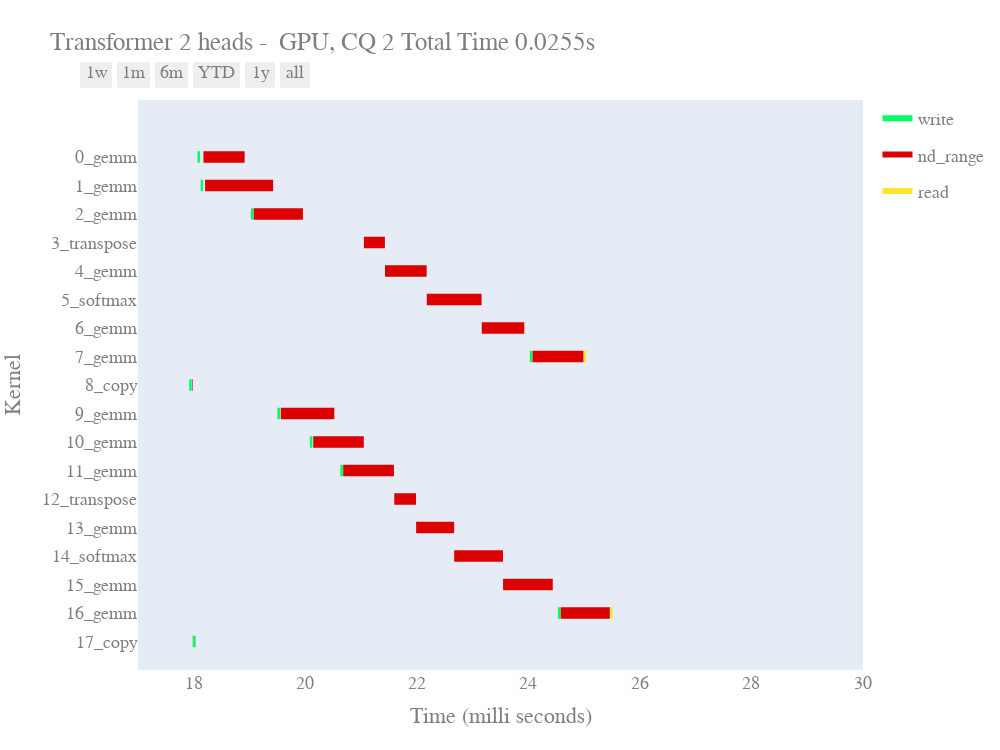

Here is the notebook cell this chart was saved with:
### Code cell
df = []
kernels = {}




for kernel,events in relative_timestamps.items():
    dev = events["device"]
    Task = "{}-{}".format(kernel,dev)
    ##events -> write,read,nd_range
    ##event  -> device_queued,device_start,device-end
#         for interval in intervals:
#             Resource=event
#             Start = now + timedelta(seconds=interval[0])
#             Finish = now + timedelta(seconds=interval[1])
#             df.append(dict(Task=Task,Start=Start,Finish=Finish,Resource=Resource))

    
    if events["write"]["device_start"] > 0:
        #write_overhead_start = to_time_delta(events["write"]["host_queued"])
        write_event_start = write_overhead_end = to_time_delta(events["write"]["device_start"])
        write_event_end = to_time_delta(events["write"]["device_end"])
        #df.append(dict(Task=Task,Start=write_overhead_start,Finish=write_overhead_end,Resource='overhead'))
        df.append(dict(Task=Task,Start=write_event_start,Finish=write_event_end,Resource='write'))
    

    
    
    exec_event_start  = to_time_delta(events["nd_range"]["device_start"])
    exec_event_end = to_time_delta(events["nd_range"]["device_end"])
    df.append(dict(Task=Task,Start=exec_event_start,Finish=exec_event_end,Resource='nd_range'))
    
    
    if events["read"]["device_start"] > 0:
        read_event_start = to_time_delta(events["read"]["device_start"])
        read_overhead_start = read_event_end = to_time_delta(events["read"]["device_end"])
    #read_overhead_end = to_time_delta(events["read"]["host_end"])
        df.append(dict(Task=Task,Start=read_event_start,Finish=read_event_end,Resource='read'))
    #df.append(dict(Task=Task,Start=read_overhead_start,Finish=read_overhead_end,Resource='overhead'))
    

#print(df)
    
    
# df = [dict(Task="Job-1", Start='2017-01-01', Finish='2017-02-02', Resource='Complete'),
#       dict(Task="Job-1", Start='2017-02-15', Finish='2017-03-15', Resource='Incomplete'),
#       dict(Task="Job-2", Start='2017-01-17', Finish='2017-02-17', Resource='Not Started'),
#       dict(Task="Job-2", Start='2017-01-17', Finish='2017-02-17', Resource='Complete'),
#       dict(Task="Job-3", Start='2017-03-10', Finish='2017-03-20', Resource='Not Started'),
#       dict(Task="Job-3", Start='2017-04-01', Finish='2017-04-20', Resource='Not Started'),
#       dict(Task="Job-3", Start='2017-05-18', Finish='2017-06-18', Resource='Not Started'),
#       dict(Task="Job-4", Start='2017-01-14', Finish='2017-03-14', Resource='Complete')]

colors = {'nd_range': 'rgb(220, 0, 0)',
          'read': (1, 0.9, 0.16),
          'write': 'rgb(0, 255, 100)',
         'overhead': 'rgb(0, 0, 255)'}

df.sort(key = lambda x : int(re.findall('\d+',x['Task'])[0]))
modify_task_labels(df)
fig = ff.create_gantt(df, colors=colors, index_col='Resource', show_colorbar=True,
                      group_tasks=True,width=1000,height=750)

fig.layout['xaxis']['tickformat'] = '%-L'
fig.layout['title'] = 'Transformer 2 heads -  GPU, CQ {0} Total Time {1:.4f}s'.format(num_queues,total_time)
fig.layout['xaxis_title'] = 'Time (milli seconds)'
fig.layout['yaxis_title'] = 'Kernel'
fig.layout['xaxis_range']=[to_time_delta(0.017),to_time_delta(0.030)]
#fig.layout['xaxis_range']=[to_time_delta(0),to_time_delta(0.020)]
#fig.layout['xaxis_range'] = [0,6]
fig.layout['font'] = dict(
        family="Courier New, monospace",
        size=18,
        color="#7f7f7f")



fig.show()

### Figure 1 — Plotly figure (JSON) as saved in the notebook; plotly's stock layout.template omitted (floating-point values rounded to 4 significant figures)
{"data": [{"fill": "toself", "fillcolor": "rgb(0, 255, 100)", "hoverinfo": "name", "legendgroup": "rgb(0, 255, 100)", "mode": "none", "name": "write", "type": "scatter", "x": ["2020-03-19T00:00:00.018066", "2020-03-19T00:00:00.018111", "2020-03-19T00:00:00.018111", "2020-03-19T00:00:00.018066", "2020-03-19T00:00:00.018066", "2020-03-19T00:00:00.018124", "2020-03-19T00:00:00.018168", "2020-03-19T00:00:00.018168", "2020-03-19T00:00:00.018124", "2020-03-19T00:00:00.018124", "2020-03-19T00:00:00.019025", "2020-03-19T00:00:00.019071", "2020-03-19T00:00:00.019071", "2020-03-19T00:00:00.019025", "2020-03-19T00:00:00.019025", "2020-03-19T00:00:00.024026", "2020-03-19T00:00:00.024072", "2020-03-19T00:00:00.024072", "2020-03-19T00:00:00.024026", "2020-03-19T00:00:00.024026", "2020-03-19T00:00:00.017918", "2020-03-19T00:00:00.017963", "2020-03-19T00:00:00.017963", "2020-03-19T00:00:00.017918", "2020-03-19T00:00:00.017918", "2020-03-19T00:00:00.019499", "2020-03-19T00:00:00.019546", "2020-03-19T00:00:00.019546", "2020-03-19T00:00:00.019499", "2020-03-19T00:00:00.019499", "2020-03-19T00:00:00.020081", "2020-03-19T00:00:00.020127", "2020-03-19T00:00:00.020127", "2020-03-19T00:00:00.020081", "2020-03-19T00:00:00.020081", "2020-03-19T00:00:00.020629", "2020-03-19T00:00:00.020675", "2020-03-19T00:00:00.020675", "2020-03-19T00:00:00.020629", "2020-03-19T00:00:00.020629", "2020-03-19T00:00:00.024530", "2020-03-19T00:00:00.024575", "2020-03-19T00:00:00.024575", "2020-03-19T00:00:00.024530", "2020-03-19T00:00:00.024530", "2020-03-19T00:00:00.017980", "2020-03-19T00:00:00.018026", "2020-03-19T00:00:00.018026", "2020-03-19T00:00:00.017980"], "y": [16.8, 16.8, 17.2, 17.2, null, 15.8, 15.8, 16.2, 16.2, null, 14.8, 14.8, 15.2, 15.2, null, 9.8, 9.8, 10.2, 10.2, null, 8.8, 8.8, 9.2, 9.2, null, 7.8, 7.8, 8.2, 8.2, null, 6.8, 6.8, 7.2, 7.2, null, 5.8, 5.8, 6.2, 6.2, null, 0.8, 0.8, 1.2, 1.2, null, -0.2, -0.2, 0.2, 0.2]}, {"fill": "toself", "fillcolor": "rgb(220, 0, 0)", "hoverinfo": "name", "legendgroup": "rgb(220, 0, 0)", "mode": "none", "name": "nd_range", "type": "scatter", "x": ["2020-03-19T00:00:00.018173", "2020-03-19T00:00:00.018912", "2020-03-19T00:00:00.018912", "2020-03-19T00:00:00.018173", "2020-03-19T00:00:00.018173", "2020-03-19T00:00:00.018203", "2020-03-19T00:00:00.019423", "2020-03-19T00:00:00.019423", "2020-03-19T00:00:00.018203", "2020-03-19T00:00:00.018203", "2020-03-19T00:00:00.019075", "2020-03-19T00:00:00.019957", "2020-03-19T00:00:00.019957", "2020-03-19T00:00:00.019075", "2020-03-19T00:00:00.019075", "2020-03-19T00:00:00.021051", "2020-03-19T00:00:00.021427", "2020-03-19T00:00:00.021427", "2020-03-19T00:00:00.021051", "2020-03-19T00:00:00.021051", "2020-03-19T00:00:00.021429", "2020-03-19T00:00:00.022176", "2020-03-19T00:00:00.022176", "2020-03-19T00:00:00.021429", "2020-03-19T00:00:00.021429", "2020-03-19T00:00:00.022178", "2020-03-19T00:00:00.023161", "2020-03-19T00:00:00.023161", "2020-03-19T00:00:00.022178", "2020-03-19T00:00:00.022178", "2020-03-19T00:00:00.023163", "2020-03-19T00:00:00.023926", "2020-03-19T00:00:00.023926", "2020-03-19T00:00:00.023163", "2020-03-19T00:00:00.023163", "2020-03-19T00:00:00.024075", "2020-03-19T00:00:00.024988", "2020-03-19T00:00:00.024988", "2020-03-19T00:00:00.024075", "2020-03-19T00:00:00.024075", "2020-03-19T00:00:00.017968", "2020-03-19T00:00:00.017979", "2020-03-19T00:00:00.017979", "2020-03-19T00:00:00.017968", "2020-03-19T00:00:00.017968", "2020-03-19T00:00:00.019560", "2020-03-19T00:00:00.020520", "2020-03-19T00:00:00.020520", "2020-03-19T00:00:00.019560", "2020-03-19T00:00:00.019560", "2020-03-19T00:00:00.020142", "2020-03-19T00:00:00.021049", "2020-03-19T00:00:00.021049", "2020-03-19T00:00:00.020142", "2020-03-19T00:00:00.020142", "2020-03-19T00:00:00.020680", "2020-03-19T00:00:00.021589", "2020-03-19T00:00:00.021589", "2020-03-19T00:00:00.020680", "2020-03-19T00:00:00.020680", "2020-03-19T00:00:00.021595", "2020-03-19T00:00:00.021985", "2020-03-19T00:00:00.021985", "2020-03-19T00:00:00.021595", "2020-03-19T00:00:00.021595", "2020-03-19T00:00:00.021987", "2020-03-19T00:00:00.022669", "2020-03-19T00:00:00.022669", "2020-03-19T00:00:00.021987", "2020-03-19T00:00:00.021987", "2020-03-19T00:00:00.022670", "2020-03-19T00:00:00.023544", "2020-03-19T00:00:00.023544", "2020-03-19T00:00:00.022670", "2020-03-19T00:00:00.022670", "2020-03-19T00:00:00.023546", "2020-03-19T00:00:00.024437", "2020-03-19T00:00:00.024437", "2020-03-19T00:00:00.023546", "2020-03-19T00:00:00.023546", "2020-03-19T00:00:00.024579", "2020-03-19T00:00:00.025460", "2020-03-19T00:00:00.025460", "2020-03-19T00:00:00.024579", "2020-03-19T00:00:00.024579", "2020-03-19T00:00:00.018030", "2020-03-19T00:00:00.018034", "2020-03-19T00:00:00.018034", "2020-03-19T00:00:00.018030"], "y": [16.8, 16.8, 17.2, 17.2, null, 15.8, 15.8, 16.2, 16.2, null, 14.8, 14.8, 15.2, 15.2, null, 13.8, 13.8, 14.2, 14.2, null, 12.8, 12.8, 13.2, 13.2, null, 11.8, 11.8, 12.2, 12.2, null, 10.8, 10.8, 11.2, 11.2, null, 9.8, 9.8, 10.2, 10.2, null, 8.8, 8.8, 9.2, 9.2, null, 7.8, 7.8, 8.2, 8.2, null, 6.8, 6.8, 7.2, 7.2, null, 5.8, 5.8, 6.2, 6.2, null, 4.8, 4.8, 5.2, 5.2, null, 3.8, 3.8, 4.2, 4.2, null, 2.8, 2.8, 3.2, 3.2, null, 1.8, 1.8, 2.2, 2.2, null, 0.8, 0.8, 1.2, 1.2, null, -0.2, -0.2, 0.2, 0.2]}, {"fill": "toself", "fillcolor": "rgb(255, 230, 41)", "hoverinfo": "name", "legendgroup": "rgb(255, 230, 41)", "mode": "none", "name": "read", "type": "scatter", "x": ["2020-03-19T00:00:00.024995", "2020-03-19T00:00:00.025037", "2020-03-19T00:00:00.025037", "2020-03-19T00:00:00.024995", "2020-03-19T00:00:00.024995", "2020-03-19T00:00:00.025467", "2020-03-19T00:00:00.025509", "2020-03-19T00:00:00.025509", "2020-03-19T00:00:00.025467"], "y": [9.8, 9.8, 10.2, 10.2, null, 0.8, 0.8, 1.2, 1.2]}, {"legendgroup": "rgb(0, 255, 100)", "marker": {"color": "rgb(0, 255, 100)", "opacity": 0, "size": 1}, "mode": "markers", "name": "", "showlegend": false, "text": [null, null, null, null, null, null, null, null, null, null, null, null, null, null, null, null, null, null, null, null], "type": "scatter", "x": ["2020-03-19T00:00:00.018066", "2020-03-19T00:00:00.018111", "2020-03-19T00:00:00.018124", "2020-03-19T00:00:00.018168", "2020-03-19T00:00:00.019025", "2020-03-19T00:00:00.019071", "2020-03-19T00:00:00.024026", "2020-03-19T00:00:00.024072", "2020-03-19T00:00:00.017918", "2020-03-19T00:00:00.017963", "2020-03-19T00:00:00.019499", "2020-03-19T00:00:00.019546", "2020-03-19T00:00:00.020081", "2020-03-19T00:00:00.020127", "2020-03-19T00:00:00.020629", "2020-03-19T00:00:00.020675", "2020-03-19T00:00:00.024530", "2020-03-19T00:00:00.024575", "2020-03-19T00:00:00.017980", "2020-03-19T00:00:00.018026"], "y": [17, 17, 16, 16, 15, 15, 10, 10, 9, 9, 8, 8, 7, 7, 6, 6, 1, 1, 0, 0]}, {"legendgroup": "rgb(220, 0, 0)", "marker": {"color": "rgb(220, 0, 0)", "opacity": 0, "size": 1}, "mode": "markers", "name": "", "showlegend": false, "text": [null, null, null, null, null, null, null, null, null, null, null, null, null, null, null, null, null, null, null, null, null, null, null, null, null, null, null, null, null, null, null, null, null, null, null, null], "type": "scatter", "x": ["2020-03-19T00:00:00.018173", "2020-03-19T00:00:00.018912", "2020-03-19T00:00:00.018203", "2020-03-19T00:00:00.019423", "2020-03-19T00:00:00.019075", "2020-03-19T00:00:00.019957", "2020-03-19T00:00:00.021051", "2020-03-19T00:00:00.021427", "2020-03-19T00:00:00.021429", "2020-03-19T00:00:00.022176", "2020-03-19T00:00:00.022178", "2020-03-19T00:00:00.023161", "2020-03-19T00:00:00.023163", "2020-03-19T00:00:00.023926", "2020-03-19T00:00:00.024075", "2020-03-19T00:00:00.024988", "2020-03-19T00:00:00.017968", "2020-03-19T00:00:00.017979", "2020-03-19T00:00:00.019560", "2020-03-19T00:00:00.020520", "2020-03-19T00:00:00.020142", "2020-03-19T00:00:00.021049", "2020-03-19T00:00:00.020680", "2020-03-19T00:00:00.021589", "2020-03-19T00:00:00.021595", "2020-03-19T00:00:00.021985", "2020-03-19T00:00:00.021987", "2020-03-19T00:00:00.022669", "2020-03-19T00:00:00.022670", "2020-03-19T00:00:00.023544", "2020-03-19T00:00:00.023546", "2020-03-19T00:00:00.024437", "2020-03-19T00:00:00.024579", "2020-03-19T00:00:00.025460", "2020-03-19T00:00:00.018030", "2020-03-19T00:00:00.018034"], "y": [17, 17, 16, 16, 15, 15, 14, 14, 13, 13, 12, 12, 11, 11, 10, 10, 9, 9, 8, 8, 7, 7, 6, 6, 5, 5, 4, 4, 3, 3, 2, 2, 1, 1, 0, 0]}, {"legendgroup": "rgb(255, 230, 41)", "marker": {"color": "rgb(255, 230, 41)", "opacity": 0, "size": 1}, "mode": "markers", "name": "", "showlegend": false, "text": [null, null, null, null], "type": "scatter", "x": ["2020-03-19T00:00:00.024995", "2020-03-19T00:00:00.025037", "2020-03-19T00:00:00.025467", "2020-03-19T00:00:00.025509"], "y": [10, 10, 1, 1]}], "layout": {"font": {"color": "#7f7f7f", "family": "Courier New, monospace", "size": 18}, "height": 750, "hovermode": "closest", "showlegend": true, "title": {"text": "Transformer 2 heads -  GPU, CQ 2 Total Time 0.0255s"}, "width": 1000, "xaxis": {"range": ["2020-03-19T00:00:00.017000", "2020-03-19T00:00:00.030000"], "rangeselector": {"buttons": [{"count": 7, "label": "1w", "step": "day", "stepmode": "backward"}, {"count": 1, "label": "1m", "step": "month", "stepmode": "backward"}, {"count": 6, "label": "6m", "step": "month", "stepmode": "backward"}, {"count": 1, "label": "YTD", "step": "year", "stepmode": "todate"}, {"count": 1, "label": "1y", "step": "year", "stepmode": "backward"}, {"step": "all"}]}, "showgrid": false, "tickformat": "%-L", "title": {"text": "Time (milli seconds)"}, "type": "date", "zeroline": false}, "yaxis": {"autorange": false, "range": [-1, 19], "showgrid": false, "ticktext": ["17_copy", "16_gemm", "15_gemm", "14_softmax", "13_gemm", "12_transpose", "11_gemm", "10_gemm", "9_gemm", "8_copy", "7_gemm", "6_gemm", "5_softmax", "4_gemm", "3_transpose", "2_gemm", "1_gemm", "0_gemm"], "tickvals": [0, 1, 2, 3, 4, 5, 6, 7, 8, 9, 10, 11, 12, 13, 14, 15, 16, 17], "title": {"text": "Kernel"}, "zeroline": false}}}
